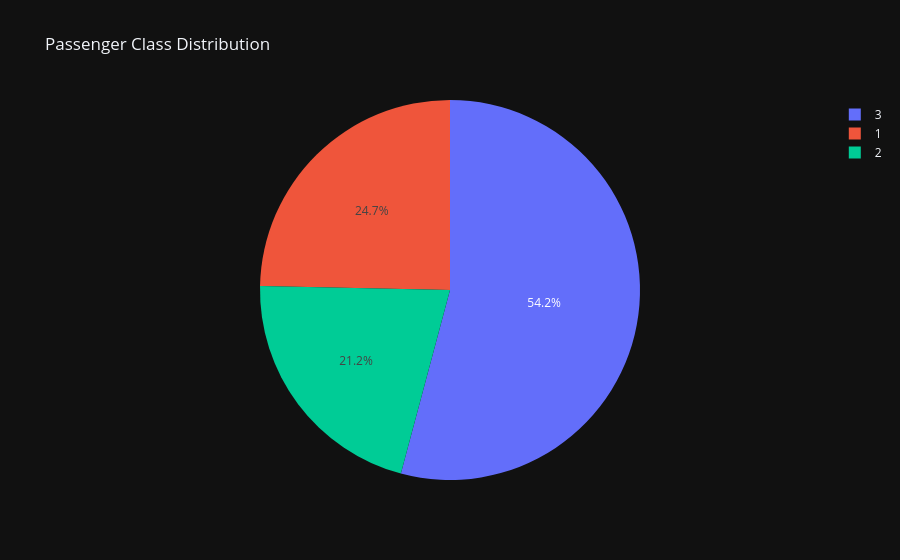

This figure's notebook cell:
### Code cell
px.pie(df, names='Pclass', title='Passenger Class Distribution')

### Figure 1 — Plotly figure (JSON) as saved in the notebook; plotly's stock layout.template omitted (floating-point values rounded to 4 significant figures; data arrays with more than 128 entries replaced by an {"elided": "..."} marker saying what was removed)
{"data": [{"domain": {"x": [0, 1], "y": [0, 1]}, "hovertemplate": "Pclass=%{label}<extra></extra>", "labels": {"elided": "1309 int values"}, "legendgroup": "", "name": "", "showlegend": true, "type": "pie"}], "layout": {"legend": {"tracegroupgap": 0}, "title": {"text": "Passenger Class Distribution"}}}
